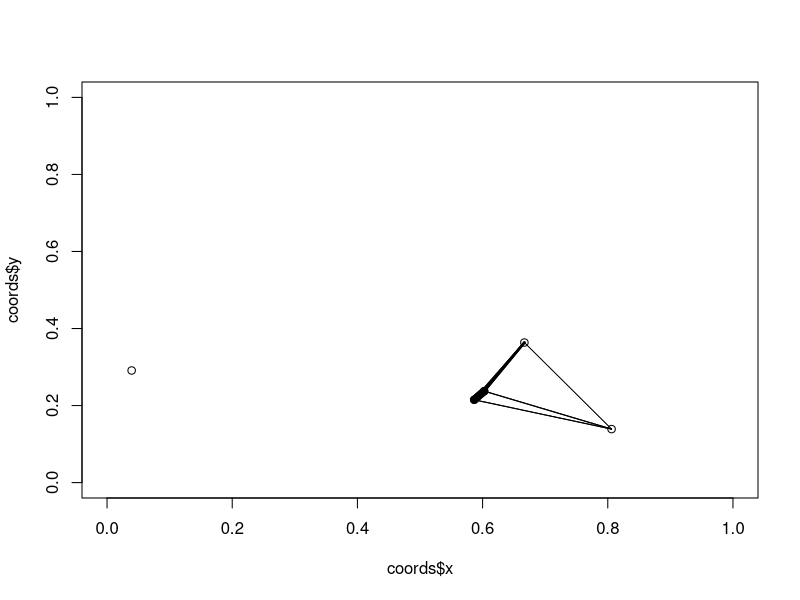

The R source for this figure: (Note: a time limit stopped this script after it produced the figure.)
## ---- chunk 1
knitr::opts_chunk$set(echo = TRUE)
## ---- chunk 2
library(magrittr)
library(tidyverse)
library(scales)
## ---- chunk 3
nsites <- 5
factor_sites <- as.factor(1:nsites) #This is important for the dispersal function down the road
coords <- data.frame(x=runif(nsites), y=runif(nsites))
eucdist <- dist(coords, diag=T, upper=T)
dexpdist <- dexp(eucdist, rate=10)
dexpsim <- 1/(1+as.matrix(dexpdist)) #Converting our distance matrix to a similarity score (easier for me to then turn into a pmf).
#Found this particular metric from here: https://stats.stackexchange.com/questions/158279/how-i-can-convert-distance-euclidean-to-similarity-score
## ---- chunk 4
plot(x=coords$x, y=coords$y, xlim=c(0,1), ylim=c(0,1))
for(i in 1:nsites){
  for(j in 1:nsites){
    if(i !=j ){
        segments(coords$x[i], coords$y[i], coords$x[j], coords$y[j], lwd=as.matrix(dexpdist)[i,j])
    }
  }
}
## ---- chunk 5
n_plants <- 5
n_animals <- 5


p_pops <- matrix(data=round(runif(nsites*n_plants, 1, 200)), nrow=nsites, ncol=n_plants) #now, our pops are a matrix instead of a vector in order to track across multiple sites
p_traitM <- runif(n_plants, 0, 1)
p_traitV <- runif(n_plants, 0, .25)
#p_traitM <- c(0.25, 0.99, 0.5)
#p_traitV <- c(0.1, 0.1, 0.1) #All set to be the same in Becker paper


a_pops <- matrix(data=round(runif(nsites*n_animals, 1, 200)), nrow=nsites, ncol=n_animals)
a_traitM <- runif(n_animals, 0, 1)
a_traitV <- runif(n_animals, 0, .25)
## ---- chunk 6
r <- 0.5
mup <- .1
mua <- 0.25
o <- 0.1
lambda <- 0.9
K <- 100
e_thresh <- 2
invade_size <- 5
disprob <- 0.2


min.f1f2 <- function(x, mu1, mu2, sd1, sd2) {
    f1 <- dnorm(x, mean=mu1, sd=sd1)
    f2 <- dnorm(x, mean=mu2, sd=sd2)
    pmin(f1, f2)
}
## ---- chunk 7
num_timeSteps <- 1000
p_rich <- NULL
a_rich <- NULL
WmeanV <- NULL
meanV <- NULL

#pops <- NULL
p_pops_output <- cbind(c(1:5), rep(0,nsites),p_pops) #Make output dataframe; first column is site, second is timestep; then populations
a_pops_output <- cbind(c(1:5), rep(0,nsites),a_pops) #Make output dataframe; first column is site, second is timestep; then populations

for(t in 1:num_timeSteps){
  #p_rich <- rbind(p_rich, n_plants)
  #a_rich <- rbind(a_rich, n_animals)
  #Check if community is same as in t-1
    #if so; recalculate A and u
  alpha <- matrix(nrow=n_animals, ncol=n_plants) #Create an empty matrix for plant-pollinator partnerships
  for(ia in 1:n_animals){
    for(ip in 1:n_plants){
    alpha[ia, ip] <- integrate(min.f1f2, -Inf, Inf, mu1=p_traitM[ip], mu2=a_traitM[ia], sd1=p_traitV[ip], sd2=a_traitV[ia])$value #Integrate our minimum equation over all numbers; output is the total area overlapping both curves, with max value of perfectly overlapping curves as 1
    #print(paste("ia=", ia, "; ip=", ip, sep=""))
    }
  }
  alpha[alpha<0.05] <- 0
  
  u <- matrix(data=NA, nrow=n_plants, ncol=n_plants)
  
  for(p1 in 1:n_plants){
    for(p2 in 1:n_plants){
      u[p1, p2] <- integrate(min.f1f2, -Inf, Inf, mu1=p_traitM[p1], mu2=p_traitM[p2], sd1=p_traitV[p1], sd2=p_traitV[p2])$value #Integrate our minimum equation over all numbers; output is the total area overlapping both curves, with max value of perfectly overlapping curves as 1
      }
  }
  #Find out dpop/dt
  a_change <- matrix(data=NA, nrow=nsites, ncol=n_animals)
    for(n in 1:n_animals){
    propOfplants <- 0
    nums <- alpha[n,]*p_pops#[,site]
    for(i in 1:n_plants){
      #Numerator-plant reward given by each focal pollinator
      propOfplants <- propOfplants+nums[,i]/(r+sum(alpha[,i]*a_pops)) #Denominator-scaled by total available pollen
    }
    pollDeath <- mua
    #print(propOfplants)
    a_change[,n] <- lambda*propOfplants - pollDeath
  } #Animal Growth Rate
  
  p_change <- matrix(data=NA, nrow=nsites, ncol=n_plants)
  for(n in 1:n_plants){
      plantCompetition <- (K-rowSums(t(u[n,]*t(p_pops))))/K#(K-sum(u[n,]*p_pops[n,]))/K
      #pollBenefits <-sum(alpha[,n]*a_pops*p_pops[n])/(r+sum(alpha[,n]*a_pops)) #NOTE: THIS IS MORE SIMILIAR TO BECKER. NOt sure why their p_pop is included here. 
      pollBenefits <-rowSums(t(alpha[,n]*t(a_pops)))/(r+rowSums(t(alpha[,n]*t(a_pops))))
      plantDeath <- mup
      p_change[,n] <- r*plantCompetition*pollBenefits - plantDeath# + o*rnorm(n=1, mean=0, sd=0.1) 
  }
  #Project to t+1
  for(i in 1:(n_plants*nsites)){
    #p_pops[i] <- sum(rpois(n=round(p_pops[i]),lambda = 1+p_change[i])) #Poisson birth process for plants
    p_pops[i] <- sum(rpois(n=round(p_pops[i]),lambda = exp(p_change[i])))
    #browser()
    #p_pops[i] <- temp
  }
  #p_pops <- p_pops*(1+p_change)
  #a_pops <- (a_change+1)*a_pops #Update Animal population
  for(i in 1:(n_animals*nsites)){
    #a_pops[i] <- sum(rpois(n=round(a_pops[i]),lambda = 1+a_change[i])) #Poisson birth process for animals
    a_pops[i] <- sum(rpois(n=round(a_pops[i]),lambda = exp(a_change[i])))
  }
  a_disprobs <- 1- (a_change/2 + 0.5) #Dispersal probability is proportional to local growth rate
  a_disprobs[a_disprobs<0] <- 0 #Species that more than double have their dispersal prob set to 0
  a_disprobs[a_disprobs>1] <- 1 #Species that really do poorly can't have a dispersal probability above 1
#Dispersal (occurs after demographics for year)
  #Decide number of animal dispersers from each site of each species
  a_emms <- matrix(rbinom(n=length(a_pops), size=a_pops, prob=a_disprobs), nrow=nsites)
  a_pops <- a_pops-a_emms #Remove our immigrants from our pops for now so we don't count them redundantly

  #animals disperse across sites
  for(site in 1:nsites){
    for(spp in 1:n_animals){
  destin <- sample(factor_sites, size=a_emms[site, spp], replace=TRUE, prob=dexpsim[site,]/sum(dexpsim[site,])) #Sample our sites a number of times equal to the emmigrants from a particular site.
  a_pops[,spp] <- a_pops[,spp] + as.matrix(table(destin), ncol=1) #Table summarizes how many immigrants go to each site and then we add them to the population size. 
    }
  }
  p_disprobs <- 1- (p_change/2 + 0.5) #Dispersal probability is proportional to local growth rate
  p_disprobs[p_disprobs<0] <- 0 #Species that more than double have their dispersal prob set to 0
  p_disprobs[p_disprobs>1] <- 1 #Species that really do poorly can't have a dispersal probability above 1
  #Now our plants can disperse
  p_emms <- matrix(rbinom(n=length(p_pops), size=p_pops, prob=disprob), nrow=nsites)
  p_pops <- p_pops-p_emms #Remove our immigrants from our pops for now so we don't count them redundantly

  #plants disperse across sites
  for(site in 1:nsites){
    for(spp in 1:n_plants){
      #browser()
  destin <- sample(factor_sites, size=p_emms[site, spp], replace=TRUE, prob=dexpsim[site,]/sum(dexpsim[site,])) #Sample our sites a number of times equal to the emmigrants from a particular site.
  p_pops[,spp] <- p_pops[,spp] + as.matrix(table(destin), ncol=1) #Table summarizes how many immigrants go to each site and then we add them to the population size. 
  #print(paste("site=", site, "; spp=", spp, sep=""))
    }
  }
  
  remove <- FALSE
  #Extinction?
  if(length(colSums(p_pops)[colSums(p_pops)<=e_thresh])>0){
    print("global plant extinction")
    remove <- TRUE
  }
  if(remove==TRUE){
    #Plant Extinction
    #p_traitM <- p_traitM[which(colSums(p_pops)>e_thresh)] #Remove trait values from globally exinct plants
    #p_traitV <- p_traitV[which(colSums(p_pops)>e_thresh)]
    #p_pops <- p_pops[,which(colSums(p_pops)>e_thresh)] #Stop tracking populations of globally extinct plants
    #Animal Extinction
    p_pops[,c(1:ncol(p_pops))[colSums(p_pops)<=e_thresh]] <- 0
    remove <- FALSE
  if(length(colSums(a_pops)[colSums(a_pops)<=e_thresh])>0){
    print("global animal extinction")
    remove <- TRUE
    a_pops[,c(1:ncol(a_pops))[colSums(a_pops)<=e_thresh]] <- 0 #enforce extinction, rounding down any below 2.
  } #HERE: Start with making this flexible
    #Problem: keeping species in as 0's makes calculations run slower due to matrix issues. However, it makes it much easier to keep track of our total population sizes. Not sure which direction to solve this in. 
    #a_traitM <- a_traitM[which(colSums(a_pops)>e_thresh)] #Remove trait values from globally extinct plants
    #a_traitV <- a_traitV[which(colSums(a_pops)>e_thresh)]
    #a_pops <- a_pops[,which(colSums(a_pops)>e_thresh)] #Stop tracking populations of globally extinct plants
  
  #Do we invade? 
    if(rbinom(1, 1, 0.25)==1){
    print("invasion")
     invasion <- runif(1)
     invasion_vector <- c(rep(0,nsites))
     invasion_vector[sample(1:nsites, size=1)] <- invade_size #choose a random site to invade with the invade_size; this is set up to be the same invader population size for plants and polls, but this could easily be split up
     if(invasion >=0.5){
       print("plant invades")
       p_pops <- cbind(p_pops, unlist(invasion_vector)) #new pop always invades a random site at invade_size; unlist is to get rid of that pesky name
       p_traitM <- c(p_traitM, runif(1)) #pick new trait mean from a uniform distribution [0,1]
       p_traitV <- c(p_traitV, 0.1) #All set to be the same in Becker paper
   }else{
     print("pollinator invades")
     a_pops <- cbind(a_pops, unlist(invasion_vector)) #new pop always invades a random site at invade_size
     a_traitM <- c(a_traitM, runif(1)) #pick new trait mean from a uniform distribution [0,1]
     a_traitV <- c(a_traitV, runif(1, 0, 0.5)) #Same for new trait variance
   }
   }
  n_animals <- ncol(a_pops)
  n_plants <- ncol(p_pops)
    
  if(n_animals < 1| n_plants < 1){
    print("Network breakdown")
      break
  }
  }
  #print(paste("polls=", n_animals, sep=""))
  #WmeanV <- rbind(WmeanV, sum((a_pops*a_traitV))/sum(a_pops))
  #meanV <- rbind(meanV, sum(a_traitV)/n_animals)
  #if(t %% 100==0)

if((ncol(a_pops)+2)>ncol(a_pops_output)){ #change the output dimensions to account for a new species
  print("Yup")
  a_pops_output <- cbind(a_pops_output, c(rep(0,nrow(a_pops_output))))#add a 0 for every preceeding timestep
  #colnames(a_pops_output)[ncol(a_pops_output)] <- colnames(a_pops)[ncol(a_pops)] # rename based on the newest animal species
}
a_pops_temp <- cbind(c(1:5), rep(t,nsites),a_pops)
a_pops_output <- rbind(a_pops_output, a_pops_temp)


if((ncol(p_pops)+2)>ncol(p_pops_output)){ #change the output dimensions to account for a new species
  p_pops_output <- cbind(p_pops_output, c(rep(0,nrow(p_pops_output))))
  #colnames(p_pops_output)[ncol(p_pops_output)] <- colnames(p_pops)[ncol(p_pops)] #  rename based on the newest plant species
}
p_pops_temp <- cbind(c(1:5), rep(t,nsites),p_pops)
p_pops_output <- rbind(p_pops_output, p_pops_temp)

  #pops <- rbind(pops, pops_temp)
  if(t %% 10==0)
  print(t)
}
## ---- chunk 8
plant_long <- pivot_longer(as.data.frame(p_pops_output), cols=3:ncol(p_pops_output), names_to="species", values_to = "popsize")

ggplot(data=plant_long, aes(x=V2, y=popsize, color=as.factor(species)))+geom_line()+facet_wrap("V1")


an_long <- pivot_longer(as.data.frame(a_pops_output), cols=3:ncol(a_pops_output), names_to="species", values_to = "popsize")

ggplot(data=an_long, aes(x=V2, y=popsize, color=as.factor(species)))+geom_line()+facet_wrap("V1")

## ---- chunk 9
plot(x=NA, y=NA, xlim=c(-1.5,1.5), ylim=c(0,10))
for(i in 1:length(a_traitM)){
  lines(x=seq(-2, 2, by=0.01), y=dnorm(x=seq(-2, 2, by=0.01), mean=a_traitM[i], sd=a_traitV[i]), col="dark red")
}
for(i in 1:length(p_traitM)){
  lines(x=seq(-2, 2, by=0.01), y=dnorm(x=seq(-2, 2, by=0.01), mean=p_traitM[i], sd=p_traitV[i]), col="dark green")
}


plot(x=NA, y=NA, xlim=c(-1.5,1.5), ylim=c(0,10))
for(i in (1:length(a_traitM))[colSums(a_pops)>0]){
  lines(x=seq(-2, 2, by=0.01), y=dnorm(x=seq(-2, 2, by=0.01), mean=a_traitM[i], sd=a_traitV[i]), col="dark red")
}
for(i in (1:length(p_traitM))[colSums(p_pops)>0]){
  lines(x=seq(-2, 2, by=0.01), y=dnorm(x=seq(-2, 2, by=0.01), mean=p_traitM[i], sd=p_traitV[i]), col="dark green")
}

(1:length(a_traitM))[colSums(a_pops)>0]
## ---- chunk 10
poplong <- pivot_longer(pops, cols = 1:(n_plants+n_animals), names_to="species", values_to = "popsize")
#ggplot(data=poplong, aes(x=time, y=popsize, color=species))+geom_line()+ scale_color_manual(values=c("#660000", "#990000", "#006600", "#006633"))+facet_wrap("site")


ggplot(data=poplong, aes(x=time, y=popsize, color=species))+geom_line()+ scale_color_manual(values=c("#660000", "#990000", "#CC0000", "#FF0000", "#FF3333", "#006600", "#006633", "#193300", "green", "dark green"))+facet_wrap("site")
